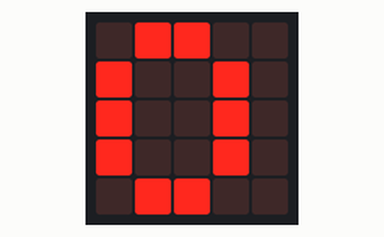
Recording of a program running on a simulated BBC micro:bit (MakeCode). Parts: the board's 5×5 LED display. At 2.2 s the program stops and its outputs stay as they are.

Above: at 0.1 s.
At 0.8 s:
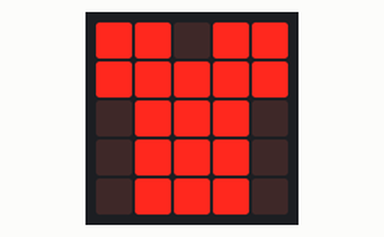
At 1.4 s:
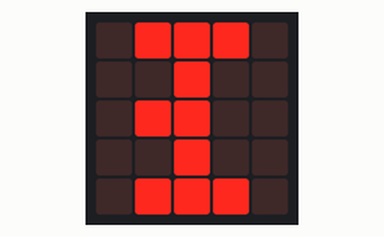
At 1.8 s:
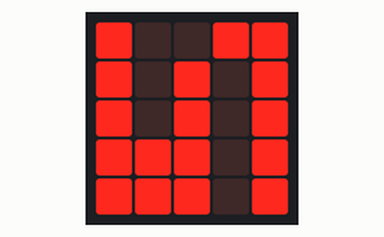

The program:

main.ts
```typescript
basic.showNumber(0)
basic.showIcon(IconNames.TShirt)
basic.showLeds(`
    . # # # .
    . . # . .
    . # # . .
    . . # . .
    . # # # .
    `)
basic.showLeds(`
    # . . # #
    # . # . #
    # . # . #
    # # # . #
    # # # . #
    `)
```

test.ts
```typescript
// 在此处测试；当此软件包作为插件使用时，将不会编译此软件包。
```

Measured:
- what the display in image 1 shows lasts 0.6 s, from 0.8 s to 1.4 s
- what the display in image 2 shows lasts 0.4 s, from 1.4 s to 1.8 s
